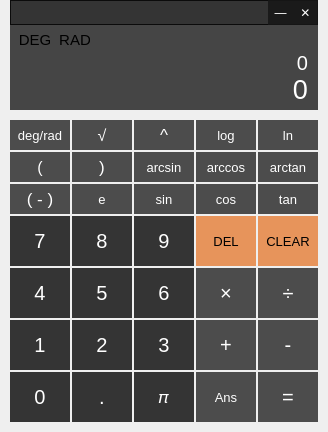
<?xml version="1.0" encoding="UTF-8"?>
<ui version="4.0">
 <class>Calculator</class>
 <widget class="QMainWindow" name="Calculator">
  <property name="geometry">
   <rect>
    <x>0</x>
    <y>0</y>
    <width>328</width>
    <height>432</height>
   </rect>
  </property>
  <property name="font">
   <font>
    <stylestrategy>PreferDefault</stylestrategy>
   </font>
  </property>
  <property name="windowTitle">
   <string>MainWindow</string>
  </property>
  <property name="styleSheet">
   <string notr="true"/>
  </property>
  <widget class="QWidget" name="centralwidget">
   <widget class="QPushButton" name="seven">
    <property name="geometry">
     <rect>
      <x>10</x>
      <y>216</y>
      <width>60</width>
      <height>50</height>
     </rect>
    </property>
    <property name="font">
     <font>
      <pointsize>15</pointsize>
      <stylestrategy>PreferDefault</stylestrategy>
     </font>
    </property>
    <property name="styleSheet">
     <string notr="true">QPushButton{
    color: rgb(255, 255, 255);
	background: rgba(22, 22, 22, 220);
	border: none;
}

QPushButton:hover:!pressed {
    background: rgba(22, 22, 22, 150);
}</string>
    </property>
    <property name="text">
     <string>7</string>
    </property>
   </widget>
   <widget class="QPushButton" name="eight">
    <property name="geometry">
     <rect>
      <x>72</x>
      <y>216</y>
      <width>60</width>
      <height>50</height>
     </rect>
    </property>
    <property name="font">
     <font>
      <pointsize>15</pointsize>
      <stylestrategy>PreferDefault</stylestrategy>
     </font>
    </property>
    <property name="styleSheet">
     <string notr="true">QPushButton{
    color: rgb(255, 255, 255);
	background: rgba(22, 22, 22, 220);
	border: none;
}

QPushButton:hover:!pressed {
    background: rgba(22, 22, 22, 150);
}</string>
    </property>
    <property name="text">
     <string>8</string>
    </property>
   </widget>
   <widget class="QPushButton" name="four">
    <property name="geometry">
     <rect>
      <x>10</x>
      <y>268</y>
      <width>60</width>
      <height>50</height>
     </rect>
    </property>
    <property name="font">
     <font>
      <pointsize>15</pointsize>
      <stylestrategy>PreferDefault</stylestrategy>
     </font>
    </property>
    <property name="styleSheet">
     <string notr="true">QPushButton{
    color: rgb(255, 255, 255);
	background: rgba(22, 22, 22, 220);
	border: none;
}

QPushButton:hover:!pressed {
    background: rgba(22, 22, 22, 150);
}</string>
    </property>
    <property name="text">
     <string>4</string>
    </property>
   </widget>
   <widget class="QPushButton" name="five">
    <property name="geometry">
     <rect>
      <x>72</x>
      <y>268</y>
      <width>60</width>
      <height>50</height>
     </rect>
    </property>
    <property name="font">
     <font>
      <pointsize>15</pointsize>
      <stylestrategy>PreferDefault</stylestrategy>
     </font>
    </property>
    <property name="styleSheet">
     <string notr="true">QPushButton{
    color: rgb(255, 255, 255);
	background: rgba(22, 22, 22, 220);
	border: none;
}

QPushButton:hover:!pressed {
    background: rgba(22, 22, 22, 150);
}</string>
    </property>
    <property name="text">
     <string>5</string>
    </property>
   </widget>
   <widget class="QPushButton" name="nine">
    <property name="geometry">
     <rect>
      <x>134</x>
      <y>216</y>
      <width>60</width>
      <height>50</height>
     </rect>
    </property>
    <property name="font">
     <font>
      <pointsize>15</pointsize>
      <stylestrategy>PreferDefault</stylestrategy>
     </font>
    </property>
    <property name="styleSheet">
     <string notr="true">QPushButton{
    color: rgb(255, 255, 255);
	background: rgba(22, 22, 22, 220);
	border: none;
}

QPushButton:hover:!pressed {
    background: rgba(22, 22, 22, 150);
}</string>
    </property>
    <property name="text">
     <string>9</string>
    </property>
   </widget>
   <widget class="QPushButton" name="six">
    <property name="geometry">
     <rect>
      <x>134</x>
      <y>268</y>
      <width>60</width>
      <height>50</height>
     </rect>
    </property>
    <property name="font">
     <font>
      <pointsize>15</pointsize>
      <stylestrategy>PreferDefault</stylestrategy>
     </font>
    </property>
    <property name="styleSheet">
     <string notr="true">QPushButton{
    color: rgb(255, 255, 255);
	background: rgba(22, 22, 22, 220);
	border: none;
}

QPushButton:hover:!pressed {
    background: rgba(22, 22, 22, 150);
}</string>
    </property>
    <property name="text">
     <string>6</string>
    </property>
   </widget>
   <widget class="QPushButton" name="one">
    <property name="geometry">
     <rect>
      <x>10</x>
      <y>320</y>
      <width>60</width>
      <height>50</height>
     </rect>
    </property>
    <property name="font">
     <font>
      <pointsize>15</pointsize>
      <stylestrategy>PreferDefault</stylestrategy>
     </font>
    </property>
    <property name="styleSheet">
     <string notr="true">QPushButton{
    color: rgb(255, 255, 255);
	background: rgba(22, 22, 22, 220);
	border: none;
}

QPushButton:hover:!pressed {
    background: rgba(22, 22, 22, 150);
}</string>
    </property>
    <property name="text">
     <string>1</string>
    </property>
   </widget>
   <widget class="QPushButton" name="two">
    <property name="geometry">
     <rect>
      <x>72</x>
      <y>320</y>
      <width>60</width>
      <height>50</height>
     </rect>
    </property>
    <property name="font">
     <font>
      <pointsize>15</pointsize>
      <stylestrategy>PreferDefault</stylestrategy>
     </font>
    </property>
    <property name="styleSheet">
     <string notr="true">QPushButton{
    color: rgb(255, 255, 255);
	background: rgba(22, 22, 22, 220);
	border: none;
}

QPushButton:hover:!pressed {
    background: rgba(22, 22, 22, 150);
}</string>
    </property>
    <property name="text">
     <string>2</string>
    </property>
   </widget>
   <widget class="QPushButton" name="three">
    <property name="geometry">
     <rect>
      <x>134</x>
      <y>320</y>
      <width>60</width>
      <height>50</height>
     </rect>
    </property>
    <property name="font">
     <font>
      <pointsize>15</pointsize>
      <stylestrategy>PreferDefault</stylestrategy>
     </font>
    </property>
    <property name="styleSheet">
     <string notr="true">QPushButton{
    color: rgb(255, 255, 255);
	background: rgba(22, 22, 22, 220);
	border: none;
}

QPushButton:hover:!pressed {
    background: rgba(22, 22, 22, 150);
}</string>
    </property>
    <property name="text">
     <string>3</string>
    </property>
   </widget>
   <widget class="QPushButton" name="zero">
    <property name="geometry">
     <rect>
      <x>10</x>
      <y>372</y>
      <width>60</width>
      <height>50</height>
     </rect>
    </property>
    <property name="font">
     <font>
      <pointsize>15</pointsize>
      <stylestrategy>PreferDefault</stylestrategy>
     </font>
    </property>
    <property name="styleSheet">
     <string notr="true">QPushButton{
    color: rgb(255, 255, 255);
	background: rgba(22, 22, 22, 220);
	border: none;
}

QPushButton:hover:!pressed {
    background: rgba(22, 22, 22, 150);
}</string>
    </property>
    <property name="text">
     <string>0</string>
    </property>
   </widget>
   <widget class="QPushButton" name="decimal">
    <property name="geometry">
     <rect>
      <x>72</x>
      <y>372</y>
      <width>60</width>
      <height>50</height>
     </rect>
    </property>
    <property name="font">
     <font>
      <pointsize>15</pointsize>
      <stylestrategy>PreferDefault</stylestrategy>
     </font>
    </property>
    <property name="styleSheet">
     <string notr="true">QPushButton{
    color: rgb(255, 255, 255);
	background: rgba(22, 22, 22, 220);
	border: none;
}

QPushButton:hover:!pressed {
    background: rgba(22, 22, 22, 150);
}</string>
    </property>
    <property name="text">
     <string>.</string>
    </property>
   </widget>
   <widget class="QPushButton" name="clear">
    <property name="geometry">
     <rect>
      <x>258</x>
      <y>216</y>
      <width>60</width>
      <height>50</height>
     </rect>
    </property>
    <property name="palette">
     <palette>
      <active>
       <colorrole role="WindowText">
        <brush brushstyle="SolidPattern">
         <color alpha="255">
          <red>0</red>
          <green>0</green>
          <blue>0</blue>
         </color>
        </brush>
       </colorrole>
       <colorrole role="Button">
        <brush brushstyle="SolidPattern">
         <color alpha="240">
          <red>231</red>
          <green>142</green>
          <blue>82</blue>
         </color>
        </brush>
       </colorrole>
       <colorrole role="Light">
        <brush brushstyle="SolidPattern">
         <color alpha="255">
          <red>255</red>
          <green>255</green>
          <blue>255</blue>
         </color>
        </brush>
       </colorrole>
       <colorrole role="Midlight">
        <brush brushstyle="SolidPattern">
         <color alpha="255">
          <red>227</red>
          <green>227</green>
          <blue>227</blue>
         </color>
        </brush>
       </colorrole>
       <colorrole role="Dark">
        <brush brushstyle="SolidPattern">
         <color alpha="255">
          <red>160</red>
          <green>160</green>
          <blue>160</blue>
         </color>
        </brush>
       </colorrole>
       <colorrole role="Mid">
        <brush brushstyle="SolidPattern">
         <color alpha="255">
          <red>160</red>
          <green>160</green>
          <blue>160</blue>
         </color>
        </brush>
       </colorrole>
       <colorrole role="Text">
        <brush brushstyle="SolidPattern">
         <color alpha="255">
          <red>0</red>
          <green>0</green>
          <blue>0</blue>
         </color>
        </brush>
       </colorrole>
       <colorrole role="BrightText">
        <brush brushstyle="SolidPattern">
         <color alpha="255">
          <red>255</red>
          <green>255</green>
          <blue>255</blue>
         </color>
        </brush>
       </colorrole>
       <colorrole role="ButtonText">
        <brush brushstyle="SolidPattern">
         <color alpha="255">
          <red>0</red>
          <green>0</green>
          <blue>0</blue>
         </color>
        </brush>
       </colorrole>
       <colorrole role="Base">
        <brush brushstyle="SolidPattern">
         <color alpha="240">
          <red>231</red>
          <green>142</green>
          <blue>82</blue>
         </color>
        </brush>
       </colorrole>
       <colorrole role="Window">
        <brush brushstyle="SolidPattern">
         <color alpha="240">
          <red>231</red>
          <green>142</green>
          <blue>82</blue>
         </color>
        </brush>
       </colorrole>
       <colorrole role="Shadow">
        <brush brushstyle="SolidPattern">
         <color alpha="255">
          <red>105</red>
          <green>105</green>
          <blue>105</blue>
         </color>
        </brush>
       </colorrole>
       <colorrole role="Highlight">
        <brush brushstyle="SolidPattern">
         <color alpha="255">
          <red>0</red>
          <green>120</green>
          <blue>215</blue>
         </color>
        </brush>
       </colorrole>
       <colorrole role="HighlightedText">
        <brush brushstyle="SolidPattern">
         <color alpha="255">
          <red>255</red>
          <green>255</green>
          <blue>255</blue>
         </color>
        </brush>
       </colorrole>
       <colorrole role="Link">
        <brush brushstyle="SolidPattern">
         <color alpha="255">
          <red>0</red>
          <green>0</green>
          <blue>255</blue>
         </color>
        </brush>
       </colorrole>
       <colorrole role="LinkVisited">
        <brush brushstyle="SolidPattern">
         <color alpha="255">
          <red>255</red>
          <green>0</green>
          <blue>255</blue>
         </color>
        </brush>
       </colorrole>
       <colorrole role="AlternateBase">
        <brush brushstyle="SolidPattern">
         <color alpha="255">
          <red>245</red>
          <green>245</green>
          <blue>245</blue>
         </color>
        </brush>
       </colorrole>
       <colorrole role="NoRole">
        <brush brushstyle="NoBrush">
         <color alpha="255">
          <red>0</red>
          <green>0</green>
          <blue>0</blue>
         </color>
        </brush>
       </colorrole>
       <colorrole role="ToolTipBase">
        <brush brushstyle="SolidPattern">
         <color alpha="255">
          <red>255</red>
          <green>255</green>
          <blue>220</blue>
         </color>
        </brush>
       </colorrole>
       <colorrole role="ToolTipText">
        <brush brushstyle="SolidPattern">
         <color alpha="255">
          <red>0</red>
          <green>0</green>
          <blue>0</blue>
         </color>
        </brush>
       </colorrole>
       <colorrole role="PlaceholderText">
        <brush brushstyle="SolidPattern">
         <color alpha="255">
          <red>0</red>
          <green>0</green>
          <blue>0</blue>
         </color>
        </brush>
       </colorrole>
      </active>
      <inactive>
       <colorrole role="WindowText">
        <brush brushstyle="SolidPattern">
         <color alpha="255">
          <red>0</red>
          <green>0</green>
          <blue>0</blue>
         </color>
        </brush>
       </colorrole>
       <colorrole role="Button">
        <brush brushstyle="SolidPattern">
         <color alpha="240">
          <red>231</red>
          <green>142</green>
          <blue>82</blue>
         </color>
        </brush>
       </colorrole>
       <colorrole role="Light">
        <brush brushstyle="SolidPattern">
         <color alpha="255">
          <red>255</red>
          <green>255</green>
          <blue>255</blue>
         </color>
        </brush>
       </colorrole>
       <colorrole role="Midlight">
        <brush brushstyle="SolidPattern">
         <color alpha="255">
          <red>227</red>
          <green>227</green>
          <blue>227</blue>
         </color>
        </brush>
       </colorrole>
       <colorrole role="Dark">
        <brush brushstyle="SolidPattern">
         <color alpha="255">
          <red>160</red>
          <green>160</green>
          <blue>160</blue>
         </color>
        </brush>
       </colorrole>
       <colorrole role="Mid">
        <brush brushstyle="SolidPattern">
         <color alpha="255">
          <red>160</red>
          <green>160</green>
          <blue>160</blue>
         </color>
        </brush>
       </colorrole>
       <colorrole role="Text">
        <brush brushstyle="SolidPattern">
         <color alpha="255">
          <red>0</red>
          <green>0</green>
          <blue>0</blue>
         </color>
        </brush>
       </colorrole>
       <colorrole role="BrightText">
        <brush brushstyle="SolidPattern">
         <color alpha="255">
          <red>255</red>
          <green>255</green>
          <blue>255</blue>
         </color>
        </brush>
       </colorrole>
       <colorrole role="ButtonText">
        <brush brushstyle="SolidPattern">
         <color alpha="255">
          <red>0</red>
          <green>0</green>
          <blue>0</blue>
         </color>
        </brush>
       </colorrole>
       <colorrole role="Base">
        <brush brushstyle="SolidPattern">
         <color alpha="240">
          <red>231</red>
          <green>142</green>
          <blue>82</blue>
         </color>
        </brush>
       </colorrole>
       <colorrole role="Window">
        <brush brushstyle="SolidPattern">
         <color alpha="240">
          <red>231</red>
          <green>142</green>
          <blue>82</blue>
         </color>
        </brush>
       </colorrole>
       <colorrole role="Shadow">
        <brush brushstyle="SolidPattern">
         <color alpha="255">
          <red>105</red>
          <green>105</green>
          <blue>105</blue>
         </color>
        </brush>
       </colorrole>
       <colorrole role="Highlight">
        <brush brushstyle="SolidPattern">
         <color alpha="255">
          <red>240</red>
          <green>240</green>
          <blue>240</blue>
         </color>
        </brush>
       </colorrole>
       <colorrole role="HighlightedText">
        <brush brushstyle="SolidPattern">
         <color alpha="255">
          <red>0</red>
          <green>0</green>
          <blue>0</blue>
         </color>
        </brush>
       </colorrole>
       <colorrole role="Link">
        <brush brushstyle="SolidPattern">
         <color alpha="255">
          <red>0</red>
          <green>0</green>
          <blue>255</blue>
         </color>
        </brush>
       </colorrole>
       <colorrole role="LinkVisited">
        <brush brushstyle="SolidPattern">
         <color alpha="255">
          <red>255</red>
          <green>0</green>
          <blue>255</blue>
         </color>
        </brush>
       </colorrole>
       <colorrole role="AlternateBase">
        <brush brushstyle="SolidPattern">
         <color alpha="255">
          <red>245</red>
          <green>245</green>
          <blue>245</blue>
         </color>
        </brush>
       </colorrole>
       <colorrole role="NoRole">
        <brush brushstyle="NoBrush">
         <color alpha="255">
          <red>0</red>
          <green>0</green>
          <blue>0</blue>
         </color>
        </brush>
       </colorrole>
       <colorrole role="ToolTipBase">
        <brush brushstyle="SolidPattern">
         <color alpha="255">
          <red>255</red>
          <green>255</green>
          <blue>220</blue>
         </color>
        </brush>
       </colorrole>
       <colorrole role="ToolTipText">
        <brush brushstyle="SolidPattern">
         <color alpha="255">
          <red>0</red>
          <green>0</green>
          <blue>0</blue>
         </color>
        </brush>
       </colorrole>
       <colorrole role="PlaceholderText">
        <brush brushstyle="SolidPattern">
         <color alpha="255">
          <red>0</red>
          <green>0</green>
          <blue>0</blue>
         </color>
        </brush>
       </colorrole>
      </inactive>
      <disabled>
       <colorrole role="WindowText">
        <brush brushstyle="SolidPattern">
         <color alpha="255">
          <red>0</red>
          <green>0</green>
          <blue>0</blue>
         </color>
        </brush>
       </colorrole>
       <colorrole role="Button">
        <brush brushstyle="SolidPattern">
         <color alpha="240">
          <red>231</red>
          <green>142</green>
          <blue>82</blue>
         </color>
        </brush>
       </colorrole>
       <colorrole role="Light">
        <brush brushstyle="SolidPattern">
         <color alpha="255">
          <red>255</red>
          <green>255</green>
          <blue>255</blue>
         </color>
        </brush>
       </colorrole>
       <colorrole role="Midlight">
        <brush brushstyle="SolidPattern">
         <color alpha="255">
          <red>247</red>
          <green>247</green>
          <blue>247</blue>
         </color>
        </brush>
       </colorrole>
       <colorrole role="Dark">
        <brush brushstyle="SolidPattern">
         <color alpha="255">
          <red>160</red>
          <green>160</green>
          <blue>160</blue>
         </color>
        </brush>
       </colorrole>
       <colorrole role="Mid">
        <brush brushstyle="SolidPattern">
         <color alpha="255">
          <red>160</red>
          <green>160</green>
          <blue>160</blue>
         </color>
        </brush>
       </colorrole>
       <colorrole role="Text">
        <brush brushstyle="SolidPattern">
         <color alpha="255">
          <red>0</red>
          <green>0</green>
          <blue>0</blue>
         </color>
        </brush>
       </colorrole>
       <colorrole role="BrightText">
        <brush brushstyle="SolidPattern">
         <color alpha="255">
          <red>255</red>
          <green>255</green>
          <blue>255</blue>
         </color>
        </brush>
       </colorrole>
       <colorrole role="ButtonText">
        <brush brushstyle="SolidPattern">
         <color alpha="255">
          <red>0</red>
          <green>0</green>
          <blue>0</blue>
         </color>
        </brush>
       </colorrole>
       <colorrole role="Base">
        <brush brushstyle="SolidPattern">
         <color alpha="240">
          <red>231</red>
          <green>142</green>
          <blue>82</blue>
         </color>
        </brush>
       </colorrole>
       <colorrole role="Window">
        <brush brushstyle="SolidPattern">
         <color alpha="240">
          <red>231</red>
          <green>142</green>
          <blue>82</blue>
         </color>
        </brush>
       </colorrole>
       <colorrole role="Shadow">
        <brush brushstyle="SolidPattern">
         <color alpha="255">
          <red>0</red>
          <green>0</green>
          <blue>0</blue>
         </color>
        </brush>
       </colorrole>
       <colorrole role="Highlight">
        <brush brushstyle="SolidPattern">
         <color alpha="255">
          <red>0</red>
          <green>120</green>
          <blue>215</blue>
         </color>
        </brush>
       </colorrole>
       <colorrole role="HighlightedText">
        <brush brushstyle="SolidPattern">
         <color alpha="255">
          <red>255</red>
          <green>255</green>
          <blue>255</blue>
         </color>
        </brush>
       </colorrole>
       <colorrole role="Link">
        <brush brushstyle="SolidPattern">
         <color alpha="255">
          <red>0</red>
          <green>0</green>
          <blue>255</blue>
         </color>
        </brush>
       </colorrole>
       <colorrole role="LinkVisited">
        <brush brushstyle="SolidPattern">
         <color alpha="255">
          <red>255</red>
          <green>0</green>
          <blue>255</blue>
         </color>
        </brush>
       </colorrole>
       <colorrole role="AlternateBase">
        <brush brushstyle="SolidPattern">
         <color alpha="255">
          <red>245</red>
          <green>245</green>
          <blue>245</blue>
         </color>
        </brush>
       </colorrole>
       <colorrole role="NoRole">
        <brush brushstyle="NoBrush">
         <color alpha="255">
          <red>0</red>
          <green>0</green>
          <blue>0</blue>
         </color>
        </brush>
       </colorrole>
       <colorrole role="ToolTipBase">
        <brush brushstyle="SolidPattern">
         <color alpha="255">
          <red>255</red>
          <green>255</green>
          <blue>220</blue>
         </color>
        </brush>
       </colorrole>
       <colorrole role="ToolTipText">
        <brush brushstyle="SolidPattern">
         <color alpha="255">
          <red>0</red>
          <green>0</green>
          <blue>0</blue>
         </color>
        </brush>
       </colorrole>
       <colorrole role="PlaceholderText">
        <brush brushstyle="SolidPattern">
         <color alpha="255">
          <red>0</red>
          <green>0</green>
          <blue>0</blue>
         </color>
        </brush>
       </colorrole>
      </disabled>
     </palette>
    </property>
    <property name="font">
     <font>
      <pointsize>10</pointsize>
      <stylestrategy>PreferDefault</stylestrategy>
     </font>
    </property>
    <property name="autoFillBackground">
     <bool>false</bool>
    </property>
    <property name="styleSheet">
     <string notr="true">QPushButton{
    color: rgb(0, 0, 0);
	background: rgba(231, 142, 82,240);
	border: none;
}

QPushButton:hover:!pressed {
	background: rgba(231, 142, 82,200);
}</string>
    </property>
    <property name="text">
     <string>CLEAR</string>
    </property>
    <property name="autoDefault">
     <bool>false</bool>
    </property>
    <property name="default">
     <bool>false</bool>
    </property>
    <property name="flat">
     <bool>false</bool>
    </property>
   </widget>
   <widget class="QPushButton" name="delButton">
    <property name="geometry">
     <rect>
      <x>196</x>
      <y>216</y>
      <width>60</width>
      <height>50</height>
     </rect>
    </property>
    <property name="font">
     <font>
      <pointsize>10</pointsize>
      <stylestrategy>PreferDefault</stylestrategy>
     </font>
    </property>
    <property name="styleSheet">
     <string notr="true">QPushButton{
    color: rgb(0, 0, 0);
	background: rgba(231, 142, 82,240);
	border: none;
}

QPushButton:hover:!pressed {
	background: rgba(231, 142, 82,200);
}</string>
    </property>
    <property name="text">
     <string>DEL</string>
    </property>
   </widget>
   <widget class="QPushButton" name="division">
    <property name="geometry">
     <rect>
      <x>258</x>
      <y>268</y>
      <width>60</width>
      <height>50</height>
     </rect>
    </property>
    <property name="font">
     <font>
      <pointsize>15</pointsize>
      <stylestrategy>PreferDefault</stylestrategy>
     </font>
    </property>
    <property name="styleSheet">
     <string notr="true">QPushButton{
    color: rgb(255, 255, 255);
	background: rgba(50,50,50, 220);
	border: none;
}

QPushButton:hover:!pressed {
    background: rgba(50,50,50, 150)
}</string>
    </property>
    <property name="text">
     <string>÷</string>
    </property>
   </widget>
   <widget class="QPushButton" name="multiplication">
    <property name="geometry">
     <rect>
      <x>196</x>
      <y>268</y>
      <width>60</width>
      <height>50</height>
     </rect>
    </property>
    <property name="font">
     <font>
      <pointsize>15</pointsize>
      <stylestrategy>PreferDefault</stylestrategy>
     </font>
    </property>
    <property name="styleSheet">
     <string notr="true">QPushButton{
    color: rgb(255, 255, 255);
	background: rgba(50,50,50, 220);
	border: none;
}

QPushButton:hover:!pressed {
    background: rgba(50,50,50, 150)
}</string>
    </property>
    <property name="text">
     <string>×</string>
    </property>
   </widget>
   <widget class="QPushButton" name="subtraction">
    <property name="geometry">
     <rect>
      <x>258</x>
      <y>320</y>
      <width>60</width>
      <height>50</height>
     </rect>
    </property>
    <property name="font">
     <font>
      <pointsize>15</pointsize>
      <stylestrategy>PreferDefault</stylestrategy>
     </font>
    </property>
    <property name="styleSheet">
     <string notr="true">QPushButton{
    color: rgb(255, 255, 255);
	background: rgba(50,50,50, 220);
	border: none;
}

QPushButton:hover:!pressed {
    background: rgba(50,50,50, 150)
}</string>
    </property>
    <property name="text">
     <string>-</string>
    </property>
   </widget>
   <widget class="QPushButton" name="addition">
    <property name="geometry">
     <rect>
      <x>196</x>
      <y>320</y>
      <width>60</width>
      <height>50</height>
     </rect>
    </property>
    <property name="font">
     <font>
      <pointsize>15</pointsize>
      <stylestrategy>PreferDefault</stylestrategy>
     </font>
    </property>
    <property name="styleSheet">
     <string notr="true">QPushButton{
    color: rgb(255, 255, 255);
	background: rgba(50,50,50, 220);
	border: none;
}

QPushButton:hover:!pressed {
    background: rgba(50,50,50, 150)
}</string>
    </property>
    <property name="text">
     <string>+</string>
    </property>
   </widget>
   <widget class="QPushButton" name="equal">
    <property name="geometry">
     <rect>
      <x>258</x>
      <y>372</y>
      <width>60</width>
      <height>50</height>
     </rect>
    </property>
    <property name="font">
     <font>
      <pointsize>15</pointsize>
      <stylestrategy>PreferDefault</stylestrategy>
     </font>
    </property>
    <property name="styleSheet">
     <string notr="true">QPushButton{
    color: rgb(255, 255, 255);
	background: rgba(50,50,50, 220);
	border: none;
}

QPushButton:hover:!pressed {
    background: rgba(50,50,50, 150)
}</string>
    </property>
    <property name="text">
     <string>=</string>
    </property>
   </widget>
   <widget class="QPushButton" name="left_parenthesis">
    <property name="geometry">
     <rect>
      <x>10</x>
      <y>152</y>
      <width>60</width>
      <height>30</height>
     </rect>
    </property>
    <property name="font">
     <font>
      <pointsize>12</pointsize>
      <stylestrategy>PreferDefault</stylestrategy>
     </font>
    </property>
    <property name="styleSheet">
     <string notr="true">QPushButton{
    color: rgb(255, 255, 255);
	background: rgba(50,50,50, 220);
	border: none;
}

QPushButton:hover:!pressed {
    background: rgba(50,50,50, 150)
}</string>
    </property>
    <property name="text">
     <string>(</string>
    </property>
   </widget>
   <widget class="QPushButton" name="right_parenthesis">
    <property name="geometry">
     <rect>
      <x>72</x>
      <y>152</y>
      <width>60</width>
      <height>30</height>
     </rect>
    </property>
    <property name="font">
     <font>
      <pointsize>13</pointsize>
      <stylestrategy>PreferDefault</stylestrategy>
     </font>
    </property>
    <property name="styleSheet">
     <string notr="true">QPushButton{
    color: rgb(255, 255, 255);
	background: rgba(50,50,50, 220);
	border: none;
}

QPushButton:hover:!pressed {
    background: rgba(50,50,50, 150)
}</string>
    </property>
    <property name="text">
     <string>)</string>
    </property>
   </widget>
   <widget class="QPushButton" name="ans">
    <property name="geometry">
     <rect>
      <x>196</x>
      <y>372</y>
      <width>60</width>
      <height>50</height>
     </rect>
    </property>
    <property name="font">
     <font>
      <pointsize>10</pointsize>
      <stylestrategy>PreferDefault</stylestrategy>
     </font>
    </property>
    <property name="styleSheet">
     <string notr="true">QPushButton{
    color: rgb(255, 255, 255);
	background: rgba(50,50,50, 220);
	border: none;
}

QPushButton:hover:!pressed {
    background: rgba(50,50,50, 150)
}</string>
    </property>
    <property name="text">
     <string>Ans</string>
    </property>
   </widget>
   <widget class="QPushButton" name="sin">
    <property name="geometry">
     <rect>
      <x>134</x>
      <y>184</y>
      <width>60</width>
      <height>30</height>
     </rect>
    </property>
    <property name="font">
     <font>
      <pointsize>10</pointsize>
      <stylestrategy>PreferDefault</stylestrategy>
     </font>
    </property>
    <property name="styleSheet">
     <string notr="true">QPushButton{
    color: rgb(255, 255, 255);
	background: rgba(50,50,50, 220);
	border: none;
}

QPushButton:hover:!pressed {
    background: rgba(50,50,50, 150)
}</string>
    </property>
    <property name="text">
     <string>sin</string>
    </property>
   </widget>
   <widget class="QPushButton" name="cos">
    <property name="geometry">
     <rect>
      <x>196</x>
      <y>184</y>
      <width>60</width>
      <height>30</height>
     </rect>
    </property>
    <property name="font">
     <font>
      <pointsize>10</pointsize>
      <stylestrategy>PreferDefault</stylestrategy>
     </font>
    </property>
    <property name="styleSheet">
     <string notr="true">QPushButton{
    color: rgb(255, 255, 255);
	background: rgba(50,50,50, 220);
	border: none;
}

QPushButton:hover:!pressed {
    background: rgba(50,50,50, 150)
}</string>
    </property>
    <property name="text">
     <string>cos</string>
    </property>
   </widget>
   <widget class="QPushButton" name="tan">
    <property name="geometry">
     <rect>
      <x>258</x>
      <y>184</y>
      <width>60</width>
      <height>30</height>
     </rect>
    </property>
    <property name="font">
     <font>
      <pointsize>10</pointsize>
      <stylestrategy>PreferDefault</stylestrategy>
     </font>
    </property>
    <property name="styleSheet">
     <string notr="true">QPushButton{
    color: rgb(255, 255, 255);
	background: rgba(50,50,50, 220);
	border: none;
}

QPushButton:hover:!pressed {
    background: rgba(50,50,50, 150)
}</string>
    </property>
    <property name="text">
     <string>tan</string>
    </property>
   </widget>
   <widget class="QPushButton" name="pi">
    <property name="geometry">
     <rect>
      <x>134</x>
      <y>372</y>
      <width>60</width>
      <height>50</height>
     </rect>
    </property>
    <property name="font">
     <font>
      <pointsize>13</pointsize>
      <stylestrategy>PreferDefault</stylestrategy>
     </font>
    </property>
    <property name="styleSheet">
     <string notr="true">QPushButton{
    color: rgb(255, 255, 255);
	background: rgba(22, 22, 22, 220);
	border: none;
}

QPushButton:hover:!pressed {
    background: rgba(22, 22, 22, 150);
}</string>
    </property>
    <property name="text">
     <string>𝜋</string>
    </property>
   </widget>
   <widget class="QPushButton" name="sqrt">
    <property name="geometry">
     <rect>
      <x>72</x>
      <y>120</y>
      <width>60</width>
      <height>30</height>
     </rect>
    </property>
    <property name="font">
     <font>
      <pointsize>12</pointsize>
      <stylestrategy>PreferDefault</stylestrategy>
     </font>
    </property>
    <property name="styleSheet">
     <string notr="true">QPushButton{
    color: rgb(255, 255, 255);
	background: rgba(50,50,50, 220);
	border: none;
}

QPushButton:hover:!pressed {
    background: rgba(50,50,50, 150)
}</string>
    </property>
    <property name="text">
     <string>√</string>
    </property>
   </widget>
   <widget class="QPushButton" name="log">
    <property name="geometry">
     <rect>
      <x>196</x>
      <y>120</y>
      <width>60</width>
      <height>30</height>
     </rect>
    </property>
    <property name="font">
     <font>
      <pointsize>10</pointsize>
      <stylestrategy>PreferDefault</stylestrategy>
     </font>
    </property>
    <property name="styleSheet">
     <string notr="true">QPushButton{
    color: rgb(255, 255, 255);
	background: rgba(50,50,50, 220);
	border: none;
}

QPushButton:hover:!pressed {
    background: rgba(50,50,50, 150)
}</string>
    </property>
    <property name="text">
     <string>log</string>
    </property>
   </widget>
   <widget class="QPushButton" name="ln">
    <property name="geometry">
     <rect>
      <x>258</x>
      <y>120</y>
      <width>60</width>
      <height>30</height>
     </rect>
    </property>
    <property name="font">
     <font>
      <pointsize>10</pointsize>
      <stylestrategy>PreferDefault</stylestrategy>
     </font>
    </property>
    <property name="styleSheet">
     <string notr="true">QPushButton{
    color: rgb(255, 255, 255);
	background: rgba(50,50,50, 220);
	border: none;
}

QPushButton:hover:!pressed {
    background: rgba(50,50,50, 150)
}</string>
    </property>
    <property name="text">
     <string>ln</string>
    </property>
   </widget>
   <widget class="QPushButton" name="e">
    <property name="geometry">
     <rect>
      <x>72</x>
      <y>184</y>
      <width>60</width>
      <height>30</height>
     </rect>
    </property>
    <property name="font">
     <font>
      <pointsize>10</pointsize>
      <stylestrategy>PreferDefault</stylestrategy>
     </font>
    </property>
    <property name="styleSheet">
     <string notr="true">QPushButton{
    color: rgb(255, 255, 255);
	background: rgba(50,50,50, 220);
	border: none;
}

QPushButton:hover:!pressed {
    background: rgba(50,50,50, 150)
}</string>
    </property>
    <property name="text">
     <string>e</string>
    </property>
   </widget>
   <widget class="QPushButton" name="arcsin">
    <property name="geometry">
     <rect>
      <x>134</x>
      <y>152</y>
      <width>60</width>
      <height>30</height>
     </rect>
    </property>
    <property name="font">
     <font>
      <pointsize>10</pointsize>
      <stylestrategy>PreferDefault</stylestrategy>
     </font>
    </property>
    <property name="styleSheet">
     <string notr="true">QPushButton{
    color: rgb(255, 255, 255);
	background: rgba(50,50,50, 220);
	border: none;
}

QPushButton:hover:!pressed {
    background: rgba(50,50,50, 150)
}</string>
    </property>
    <property name="text">
     <string>arcsin</string>
    </property>
   </widget>
   <widget class="QPushButton" name="arccos">
    <property name="geometry">
     <rect>
      <x>196</x>
      <y>152</y>
      <width>60</width>
      <height>30</height>
     </rect>
    </property>
    <property name="font">
     <font>
      <pointsize>10</pointsize>
      <stylestrategy>PreferDefault</stylestrategy>
     </font>
    </property>
    <property name="styleSheet">
     <string notr="true">QPushButton{
    color: rgb(255, 255, 255);
	background: rgba(50,50,50, 220);
	border: none;
}

QPushButton:hover:!pressed {
    background: rgba(50,50,50, 150)
}</string>
    </property>
    <property name="text">
     <string>arccos</string>
    </property>
   </widget>
   <widget class="QPushButton" name="arctan">
    <property name="geometry">
     <rect>
      <x>258</x>
      <y>152</y>
      <width>60</width>
      <height>30</height>
     </rect>
    </property>
    <property name="font">
     <font>
      <pointsize>10</pointsize>
      <stylestrategy>PreferDefault</stylestrategy>
     </font>
    </property>
    <property name="styleSheet">
     <string notr="true">QPushButton{
    color: rgb(255, 255, 255);
	background: rgba(50,50,50, 220);
	border: none;
}

QPushButton:hover:!pressed {
    background: rgba(50,50,50, 150)
}</string>
    </property>
    <property name="text">
     <string>arctan</string>
    </property>
   </widget>
   <widget class="QPushButton" name="exponent">
    <property name="geometry">
     <rect>
      <x>134</x>
      <y>120</y>
      <width>60</width>
      <height>30</height>
     </rect>
    </property>
    <property name="font">
     <font>
      <pointsize>13</pointsize>
      <stylestrategy>PreferDefault</stylestrategy>
     </font>
    </property>
    <property name="styleSheet">
     <string notr="true">QPushButton{
    color: rgb(255, 255, 255);
	background: rgba(50,50,50, 220);
	border: none;
}

QPushButton:hover:!pressed {
    background: rgba(50,50,50, 150)
}</string>
    </property>
    <property name="text">
     <string>^</string>
    </property>
   </widget>
   <widget class="QPushButton" name="negative">
    <property name="geometry">
     <rect>
      <x>10</x>
      <y>184</y>
      <width>60</width>
      <height>30</height>
     </rect>
    </property>
    <property name="font">
     <font>
      <pointsize>13</pointsize>
      <stylestrategy>PreferDefault</stylestrategy>
     </font>
    </property>
    <property name="styleSheet">
     <string notr="true">QPushButton{
    color: rgb(255, 255, 255);
	background: rgba(50,50,50, 220);
	border: none;
}

QPushButton:hover:!pressed {
    background: rgba(50,50,50, 150)
}</string>
    </property>
    <property name="text">
     <string>( - )</string>
    </property>
   </widget>
   <widget class="QPushButton" name="degrad">
    <property name="geometry">
     <rect>
      <x>10</x>
      <y>120</y>
      <width>60</width>
      <height>30</height>
     </rect>
    </property>
    <property name="font">
     <font>
      <pointsize>10</pointsize>
      <stylestrategy>PreferDefault</stylestrategy>
     </font>
    </property>
    <property name="styleSheet">
     <string notr="true">QPushButton{
    color: rgb(255, 255, 255);
	background: rgba(50,50,50, 220);
	border: none;
}

QPushButton:hover:!pressed {
    background: rgba(50,50,50, 150)
}</string>
    </property>
    <property name="text">
     <string>deg/rad</string>
    </property>
   </widget>
   <widget class="QLabel" name="display">
    <property name="geometry">
     <rect>
      <x>20</x>
      <y>35</y>
      <width>288</width>
      <height>70</height>
     </rect>
    </property>
    <property name="font">
     <font>
      <pointsize>20</pointsize>
      <stylestrategy>PreferDefault</stylestrategy>
     </font>
    </property>
    <property name="frameShape">
     <enum>QFrame::NoFrame</enum>
    </property>
    <property name="frameShadow">
     <enum>QFrame::Plain</enum>
    </property>
    <property name="text">
     <string>&lt;html&gt;&lt;head/&gt;&lt;body&gt;&lt;p&gt;&lt;span style=&quot; color:#ffffff;&quot;&gt;0&lt;/span&gt;&lt;/p&gt;&lt;/body&gt;&lt;/html&gt;</string>
    </property>
    <property name="alignment">
     <set>Qt::AlignBottom|Qt::AlignRight|Qt::AlignTrailing</set>
    </property>
    <property name="margin">
     <number>0</number>
    </property>
   </widget>
   <widget class="QLabel" name="background">
    <property name="geometry">
     <rect>
      <x>10</x>
      <y>25</y>
      <width>308</width>
      <height>85</height>
     </rect>
    </property>
    <property name="styleSheet">
     <string notr="true">background: rgba(22, 22, 22, 200);</string>
    </property>
    <property name="text">
     <string/>
    </property>
   </widget>
   <widget class="QPushButton" name="minimize">
    <property name="geometry">
     <rect>
      <x>268</x>
      <y>0</y>
      <width>25</width>
      <height>25</height>
     </rect>
    </property>
    <property name="styleSheet">
     <string notr="true">QPushButton{
    color: rgb(255, 255, 255);
	background: rgba(22, 22, 22, 220);
	border: none;
}

QPushButton:hover:!pressed {
    background: rgba(112, 112, 112, 150);
}</string>
    </property>
    <property name="text">
     <string>—</string>
    </property>
   </widget>
   <widget class="QPushButton" name="close">
    <property name="geometry">
     <rect>
      <x>293</x>
      <y>0</y>
      <width>25</width>
      <height>25</height>
     </rect>
    </property>
    <property name="styleSheet">
     <string notr="true">QPushButton{
    color: rgb(255, 255, 255);
	background: rgba(22, 22, 22, 220);
	border: none;
}

QPushButton:hover:!pressed {
	background: rgba(232, 17, 35,220)
}
</string>
    </property>
    <property name="text">
     <string>✕</string>
    </property>
   </widget>
   <widget class="QFrame" name="dragFrame">
    <property name="geometry">
     <rect>
      <x>10</x>
      <y>0</y>
      <width>308</width>
      <height>25</height>
     </rect>
    </property>
    <property name="styleSheet">
     <string notr="true">background: rgba(0, 0, 0, 200);</string>
    </property>
    <property name="frameShape">
     <enum>QFrame::StyledPanel</enum>
    </property>
    <property name="frameShadow">
     <enum>QFrame::Raised</enum>
    </property>
   </widget>
   <widget class="QLabel" name="deg">
    <property name="geometry">
     <rect>
      <x>20</x>
      <y>30</y>
      <width>30</width>
      <height>20</height>
     </rect>
    </property>
    <property name="font">
     <font>
      <pointsize>11</pointsize>
      <stylestrategy>PreferDefault</stylestrategy>
     </font>
    </property>
    <property name="text">
     <string>DEG</string>
    </property>
    <property name="alignment">
     <set>Qt::AlignCenter</set>
    </property>
   </widget>
   <widget class="QLabel" name="rad">
    <property name="geometry">
     <rect>
      <x>60</x>
      <y>30</y>
      <width>30</width>
      <height>20</height>
     </rect>
    </property>
    <property name="font">
     <font>
      <pointsize>11</pointsize>
      <stylestrategy>PreferDefault</stylestrategy>
     </font>
    </property>
    <property name="text">
     <string>RAD</string>
    </property>
    <property name="alignment">
     <set>Qt::AlignCenter</set>
    </property>
   </widget>
   <widget class="QFrame" name="bgFrame">
    <property name="geometry">
     <rect>
      <x>10</x>
      <y>0</y>
      <width>308</width>
      <height>397</height>
     </rect>
    </property>
    <property name="styleSheet">
     <string notr="true">background: rgba(0, 0, 0, 0);</string>
    </property>
    <property name="frameShape">
     <enum>QFrame::StyledPanel</enum>
    </property>
    <property name="frameShadow">
     <enum>QFrame::Raised</enum>
    </property>
   </widget>
   <widget class="QLabel" name="opDisplay">
    <property name="enabled">
     <bool>true</bool>
    </property>
    <property name="geometry">
     <rect>
      <x>20</x>
      <y>5</y>
      <width>288</width>
      <height>70</height>
     </rect>
    </property>
    <property name="font">
     <font>
      <pointsize>15</pointsize>
      <italic>false</italic>
      <bold>false</bold>
      <underline>false</underline>
      <strikeout>false</strikeout>
      <stylestrategy>PreferDefault</stylestrategy>
     </font>
    </property>
    <property name="layoutDirection">
     <enum>Qt::RightToLeft</enum>
    </property>
    <property name="autoFillBackground">
     <bool>false</bool>
    </property>
    <property name="frameShape">
     <enum>QFrame::NoFrame</enum>
    </property>
    <property name="frameShadow">
     <enum>QFrame::Plain</enum>
    </property>
    <property name="text">
     <string>&lt;html&gt;&lt;head/&gt;&lt;body&gt;&lt;p align=&quot;right&quot;&gt;&lt;span style=&quot; color:#ffffff;&quot;&gt;0&lt;/span&gt;&lt;/p&gt;&lt;/body&gt;&lt;/html&gt;</string>
    </property>
    <property name="alignment">
     <set>Qt::AlignBottom|Qt::AlignLeading|Qt::AlignLeft</set>
    </property>
    <property name="wordWrap">
     <bool>false</bool>
    </property>
    <property name="margin">
     <number>0</number>
    </property>
   </widget>
   <zorder>bgFrame</zorder>
   <zorder>dragFrame</zorder>
   <zorder>background</zorder>
   <zorder>seven</zorder>
   <zorder>eight</zorder>
   <zorder>four</zorder>
   <zorder>five</zorder>
   <zorder>nine</zorder>
   <zorder>six</zorder>
   <zorder>one</zorder>
   <zorder>two</zorder>
   <zorder>three</zorder>
   <zorder>zero</zorder>
   <zorder>decimal</zorder>
   <zorder>clear</zorder>
   <zorder>delButton</zorder>
   <zorder>division</zorder>
   <zorder>multiplication</zorder>
   <zorder>subtraction</zorder>
   <zorder>addition</zorder>
   <zorder>equal</zorder>
   <zorder>left_parenthesis</zorder>
   <zorder>right_parenthesis</zorder>
   <zorder>ans</zorder>
   <zorder>sin</zorder>
   <zorder>cos</zorder>
   <zorder>tan</zorder>
   <zorder>pi</zorder>
   <zorder>sqrt</zorder>
   <zorder>log</zorder>
   <zorder>ln</zorder>
   <zorder>e</zorder>
   <zorder>arcsin</zorder>
   <zorder>arccos</zorder>
   <zorder>arctan</zorder>
   <zorder>exponent</zorder>
   <zorder>negative</zorder>
   <zorder>degrad</zorder>
   <zorder>display</zorder>
   <zorder>minimize</zorder>
   <zorder>close</zorder>
   <zorder>deg</zorder>
   <zorder>rad</zorder>
   <zorder>opDisplay</zorder>
  </widget>
  <action name="actionBasic">
   <property name="text">
    <string>Basic</string>
   </property>
  </action>
  <action name="actionScientific">
   <property name="text">
    <string>Scientific</string>
   </property>
  </action>
  <action name="actionStandarad">
   <property name="text">
    <string>Standard</string>
   </property>
  </action>
  <action name="actionScientific_2">
   <property name="text">
    <string>Scientific</string>
   </property>
  </action>
  <action name="actionDegrees">
   <property name="text">
    <string>Degrees</string>
   </property>
  </action>
  <action name="actionRadians">
   <property name="text">
    <string>Radians</string>
   </property>
  </action>
  <action name="actionNight">
   <property name="text">
    <string>Night</string>
   </property>
  </action>
  <action name="actionDay">
   <property name="text">
    <string>Day</string>
   </property>
  </action>
 </widget>
 <resources/>
 <connections/>
</ui>
